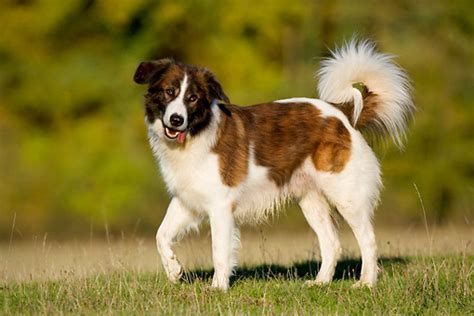
#> input picture examples/dog.jpg, 474 x 316 px
$ python -i video_provider.py   (imports and definitions only)
#> lines starting #> are read from the running program, lines starting #| are printed output that depends on the picture
### data_provider/example.py
#!/usr/bin/env python
# -*- coding: utf-8 -*-
# Created by charlie on 18-4-1

from __future__ import print_function
from __future__ import absolute_import
from __future__ import division

from data_provider.dataset import Dataset
from data_provider.utils import *
from video.flow_test import dense_optical_flow_test,LK_optical_flow


class Example(Dataset):
    """
    """

    def __init__(self, ):
        """Constructor for Example"""
        self.image = "dog.jpg"
        self.audio = "audio.wav"
        # self.video = "walking_dog.avi"
        # self.video = "horse_riding.avi"
        # self.video = "biking.avi"
        self.video = "rowing.avi"
        self.image = os.path.join(Dataset.EXAMPLE_DIR, self.image)
        self.audio = os.path.join(Dataset.EXAMPLE_DIR, self.audio)
        self.video = os.path.join(Dataset.EXAMPLE_DIR, self.video)

    # [7 lines left out: function preprocess, not called in this run]


    def get_image(self):
        return [self.image]

    def get_video(self):
        return self.video
    def get_audio(self):
        return self.audio

    def get_frames(self,num=16):
        return get_file_list(os.path.join(self.EXAMPLE_DIR,'frames'))[:num]

    def get_flow(self,num=16):
        return get_file_list(os.path.join(self.EXAMPLE_DIR,'flow'))[:num]

    def get_video_name(self):
        return os.path.splitext(self.video)[0].split('/')[-1]


# [3 lines that do not run on import are left out]

### video/video_provider.py
#!/usr/bin/env python
# -*- coding:utf-8 -*-
# Author: qiujiarong
# Date: 01/04/2018

from __future__ import print_function
from __future__ import absolute_import
from __future__ import division

import os
import tensorflow as tf
import numpy as np
from video.utils import show_tensor
import PIL.Image as Image
import cv2
import json
from video.c3d_model import C3DModel
from data_provider.example import Example
from data_provider.UCF101 import UCF101
from sklearn.decomposition import IncrementalPCA

MODEL_DIR = Example.MODEL_DIR
EXAMPLE_DIR = Example.EXAMPLE_DIR
class C3D(object):
    """"""
    num_frames_per_clip = 16
    crop_size = 112
    batch_size=1

    def __init__(self, ):
        """Constructor for C3D"""
        # mean file slightly differences
        self.np_mean = np.load(os.path.join(MODEL_DIR, 'crop_mean.npy')).reshape( [self.num_frames_per_clip, self.crop_size, self.crop_size, 3])
        self.model=C3DModel(batch_size=self.batch_size,test=True)
        self.checkpoint_file = os.path.join(MODEL_DIR, 'c3d_ucf101_finetune_whole_iter_20000_TF.model')
        self.input_tensor,_=self.model.placeholder_inputs()
        self.out,self.end_points=self.model.inference_c3d(self.input_tensor)

        sess = tf.Session()
        saver = tf.train.Saver()
        saver.restore(sess, self.checkpoint_file)
        self.sess = sess
        print("C3D Model Load In Finished")

    # [99 lines left out: functions test, predict, get_feature, read_clip, c3d_fc6_feature, c3d_fc7_feature, not called in this run]
def main():
    c3d=C3D()
    # [9 lines of commented-out code are left out]


# [2 lines not run here, left out]

>>> import cv2
>>> picture = cv2.imread('../examples/dog.jpg', cv2.IMREAD_GRAYSCALE)
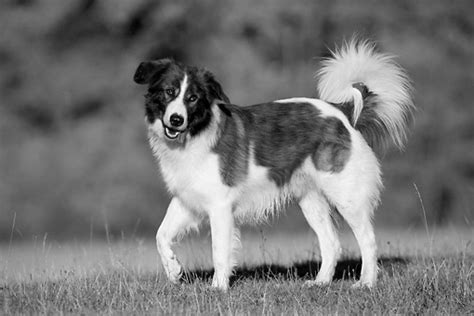
#> picture: shape (316, 474); min 0, max 255, mean 117.2
#> (the run stopped early here; a loop or call above may not have finished)
